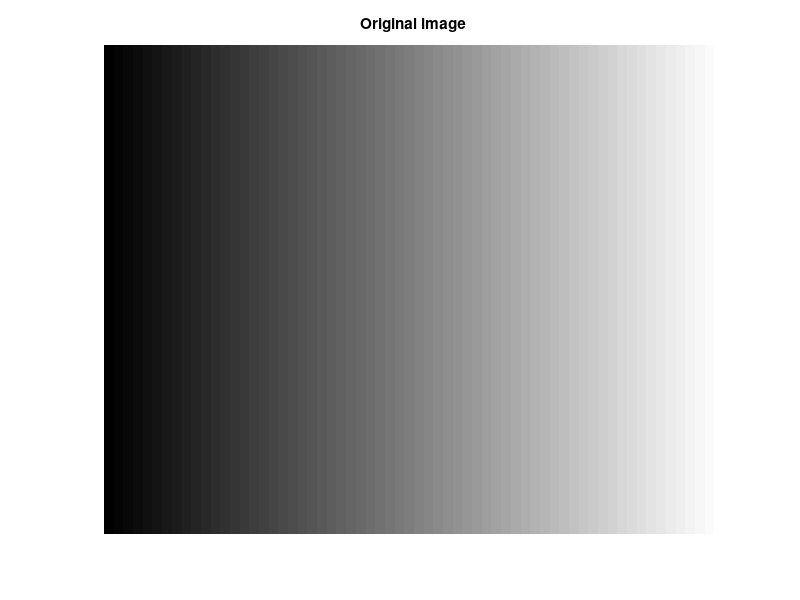
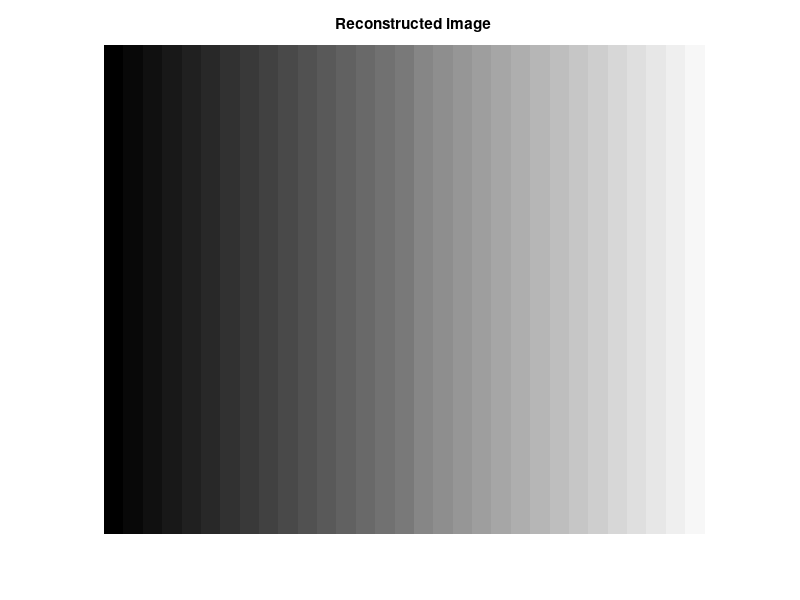

These figures' MATLAB source, in order:
%Reads in a grayscale image, computes its 2-D Haar wavelet transform, displays it,
%and computes its inverse 2-D Haar transform (which matches the original image.
%OPTIONS: Add 0-mean white Gaussian noise with strength sigma, and denoise image by
%thresholding and shrinkage with lambda. Set sigma=0 and lambda=0 if don't want this.
%Image must be square (or zero-pad) and have size a multiple of 16 (4 levels).
clear;
% X=imread('clown.png');X=double(X);X(256,256)=0;%zero-pad to multiple of 16.
sigma=0;lambda=20;
for i=1:256
    X(1:256,i)=i;
end
N=size(X,1);Y=X+sigma*randn(N,N);T=lambda;%"T" takes less space than "lambda."
%T=threshold for XLH?,XHL?,XHH? (not XLL3).
ZLL0=Y;%1st stage decomposition
ZLL1=ZLL0(1:2:N,1:2:N)+ZLL0(1:2:N,2:2:N);
ZLL1=ZLL1+ZLL0(2:2:N,1:2:N)+ZLL0(2:2:N,2:2:N);
ZLH1=ZLL0(1:2:N,2:2:N)-ZLL0(1:2:N,1:2:N);
ZLH1=ZLH1+ZLL0(2:2:N,2:2:N)-ZLL0(2:2:N,1:2:N);
ZHL1=ZLL0(2:2:N,2:2:N)-ZLL0(1:2:N,2:2:N);
ZHL1=ZHL1+ZLL0(2:2:N,1:2:N)-ZLL0(1:2:N,1:2:N);
ZHH1=ZLL0(2:2:N,2:2:N)-ZLL0(1:2:N,2:2:N);
ZHH1=ZHH1-ZLL0(2:2:N,1:2:N)+ZLL0(1:2:N,1:2:N);
ZLL1=ZLL1/2;ZLH1=ZLH1/2;ZHL1=ZHL1/2;ZHH1=ZHH1/2;

%2nd stage decomposition
ZLL2=ZLL1(1:2:N/2,1:2:N/2)+ZLL1(1:2:N/2,2:2:N/2);
ZLL2=ZLL2+ZLL1(2:2:N/2,1:2:N/2)+ZLL1(2:2:N/2,2:2:N/2);
ZLH2=ZLL1(1:2:N/2,2:2:N/2)-ZLL1(1:2:N/2,1:2:N/2);
ZLH2=ZLH2+ZLL1(2:2:N/2,2:2:N/2)-ZLL1(2:2:N/2,1:2:N/2);
ZHL2=ZLL1(2:2:N/2,2:2:N/2)-ZLL1(1:2:N/2,2:2:N/2);
ZHL2=ZHL2+ZLL1(2:2:N/2,1:2:N/2)-ZLL1(1:2:N/2,1:2:N/2);
ZHH2=ZLL1(2:2:N/2,2:2:N/2)-ZLL1(1:2:N/2,2:2:N/2);
ZHH2=ZHH2-ZLL1(2:2:N/2,1:2:N/2)+ZLL1(1:2:N/2,1:2:N/2);
ZLL2=ZLL2/2;ZLH2=ZLH2/2;ZHL2=ZHL2/2;ZHH2=ZHH2/2;
%3rd stage decomposition
ZLL3=ZLL2(1:2:N/4,1:2:N/4)+ZLL2(1:2:N/4,2:2:N/4);
ZLL3=ZLL3+ZLL2(2:2:N/4,1:2:N/4)+ZLL2(2:2:N/4,2:2:N/4);
ZLH3=ZLL2(1:2:N/4,2:2:N/4)-ZLL2(1:2:N/4,1:2:N/4);
ZLH3=ZLH3+ZLL2(2:2:N/4,2:2:N/4)-ZLL2(2:2:N/4,1:2:N/4);
ZHL3=ZLL2(2:2:N/4,2:2:N/4)-ZLL2(1:2:N/4,2:2:N/4);
ZHL3=ZHL3+ZLL2(2:2:N/4,1:2:N/4)-ZLL2(1:2:N/4,1:2:N/4);
ZHH3=ZLL2(2:2:N/4,2:2:N/4)-ZLL2(1:2:N/4,2:2:N/4);
ZHH3=ZHH3-ZLL2(2:2:N/4,1:2:N/4)+ZLL2(1:2:N/4,1:2:N/4);
ZLL3=ZLL3/2;ZLH3=ZLH3/2;ZHL3=ZHL3/2;ZHH3=ZHH3/2;
%4th stage decomposition
ZLL4=ZLL3(1:2:N/8,1:2:N/8)+ZLL3(1:2:N/8,2:2:N/8);
ZLL4=ZLL4+ZLL3(2:2:N/8,1:2:N/8)+ZLL3(2:2:N/8,2:2:N/8);
ZLH4=ZLL3(1:2:N/8,2:2:N/8)-ZLL3(1:2:N/8,1:2:N/8);
ZLH4=ZLH4+ZLL3(2:2:N/8,2:2:N/8)-ZLL3(2:2:N/8,1:2:N/8);
ZHL4=ZLL3(2:2:N/8,2:2:N/8)-ZLL3(1:2:N/8,2:2:N/8);
ZHL4=ZHL4+ZLL3(2:2:N/8,1:2:N/8)-ZLL3(1:2:N/8,1:2:N/8);
ZHH4=ZLL3(2:2:N/8,2:2:N/8)-ZLL3(1:2:N/8,2:2:N/8);
ZHH4=ZHH4-ZLL3(2:2:N/8,1:2:N/8)+ZLL3(1:2:N/8,1:2:N/8);
ZLL4=ZLL4/2;ZLH4=ZLH4/2;ZHL4=ZHL4/2;ZHH4=ZHH4/2;
%Display 2-D Haar transform:
ZZ=[ZLL4 ZLH4;ZHL4 ZHH4];ZZ=[ZZ ZLH3;ZHL3 ZHH3];
ZZ=[ZZ ZLH2;ZHL2 ZHH2];ZZ=[ZZ ZLH1;ZHL1 ZHH1];


% figure,imagesc(log10(abs(ZZ))),colormap(gray),axis off,title('log of 2-D Haar wavelet transform')
%Threshold and shrinkage of noisy wavelet transform for denoising:
%First, threshold small values of XLH?,XHL?,XHH? to 0.
ZLH1(abs(ZLH1)<T)=0;ZHL1(abs(ZHL1)<T)=0;ZHH1(abs(ZHH1)<T)=0;
ZLH2(abs(ZLH2)<T)=0;ZHL2(abs(ZHL2)<T)=0;ZHH2(abs(ZHH2)<T)=0;
ZLH3(abs(ZLH3)<T)=0;ZHL3(abs(ZHL3)<T)=0;ZHH3(abs(ZHH3)<T)=0;
%Now shrink larger values by T.
ZLH1(abs(ZLH1)>T)=ZLH1(abs(ZLH1)>T)-T*sign(ZLH1(abs(ZLH1)>T));
ZHL1(abs(ZHL1)>T)=ZHL1(abs(ZHL1)>T)-T*sign(ZHL1(abs(ZHL1)>T));
ZHH1(abs(ZHH1)>T)=ZHH1(abs(ZHH1)>T)-T*sign(ZHH1(abs(ZHH1)>T));
ZLH2(abs(ZLH2)>T)=ZLH2(abs(ZLH2)>T)-T*sign(ZLH2(abs(ZLH2)>T));
ZHL2(abs(ZHL2)>T)=ZHL2(abs(ZHL2)>T)-T*sign(ZHL2(abs(ZHL2)>T));
ZHH2(abs(ZHH2)>T)=ZHH2(abs(ZHH2)>T)-T*sign(ZHH2(abs(ZHH2)>T));
ZLH3(abs(ZLH3)>T)=ZLH3(abs(ZLH3)>T)-T*sign(ZLH3(abs(ZLH3)>T));
ZHL3(abs(ZHL3)>T)=ZHL3(abs(ZHL3)>T)-T*sign(ZHL3(abs(ZHL3)>T));
ZHH3(abs(ZHH3)>T)=ZHH3(abs(ZHH3)>T)-T*sign(ZHH3(abs(ZHH3)>T));
%Inverse Haar (note double reversals):
WLL2(2:2:N/4,2:2:N/4)=(ZLL3+ZLH3+ZHL3+ZHH3)/2;
WLL2(2:2:N/4,1:2:N/4)=(ZLL3-ZLH3+ZHL3-ZHH3)/2;
WLL2(1:2:N/4,2:2:N/4)=(ZLL3+ZLH3-ZHL3-ZHH3)/2;
WLL2(1:2:N/4,1:2:N/4)=(ZLL3-ZLH3-ZHL3+ZHH3)/2;
%2nd stage:
WLL1(2:2:N/2,2:2:N/2)=(WLL2+ZLH2+ZHL2+ZHH2)/2;
WLL1(2:2:N/2,1:2:N/2)=(WLL2-ZLH2+ZHL2-ZHH2)/2;
WLL1(1:2:N/2,2:2:N/2)=(WLL2+ZLH2-ZHL2-ZHH2)/2;
WLL1(1:2:N/2,1:2:N/2)=(WLL2-ZLH2-ZHL2+ZHH2)/2;
%1st stage:
W(2:2:N,2:2:N)=(WLL1+ZLH1+ZHL1+ZHH1)/2;
W(2:2:N,1:2:N)=(WLL1-ZLH1+ZHL1-ZHH1)/2;
W(1:2:N,2:2:N)=(WLL1+ZLH1-ZHL1-ZHH1)/2;
W(1:2:N,1:2:N)=(WLL1-ZLH1-ZHL1+ZHH1)/2;
figure,imagesc(Y),colormap(gray),axis off,title('Original image')
figure,imagesc(W),colormap(gray),axis off,title('Reconstructed image')
